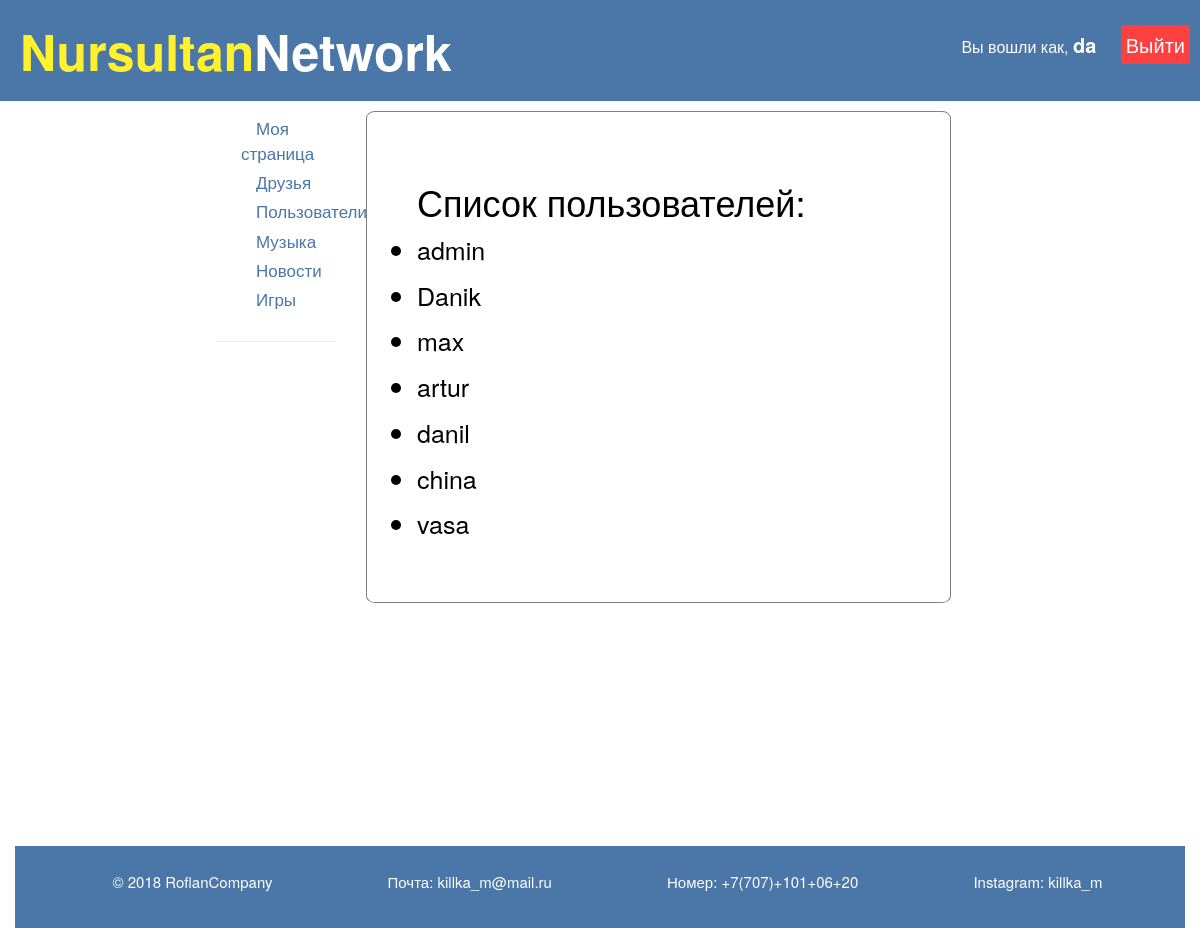
/users/ (signed in), run on the app's committed database.
### friends/models.py (models this page shows)
class Profile(models.Model):
    user = models.OneToOneField(settings.AUTH_USER_MODEL, on_delete=models.CASCADE)
    slug = models.SlugField()
    friends = models.ManyToManyField("Profile", blank=True)
    def __str__(self):
        return str(self.user.username)
    def get_absolute_url(self):
    	return "/users/{}".format(self.slug)

### friends/views.py (the view)
# urls.py: path('', views.users_list, name='list'),
def users_list(request):
	users = Profile.objects.exclude(user=request.user)
	context = {
		'users': users
	}
	return render(request, "friends/user_list.html", context)

### friends/templates/friends/user_list.html (shortened to what this page needs)
{% extends '../mysocial/base.html' %}
{% block content %}
<div class="users_container border">
<h1>Список пользователей:</h1>
<ul>
	{% for user_p in users %}
        {% if not user_p in friends %}
		<li style="font-size: 25px;">
			<a href="{{ user_p.get_absolute_url }}">{{ user_p }}</a>
		</li>
</ul>
<ul>
        {% else %}
        <li>
            <p>hshshshsh</p>
            <a href="{{ user_p.get_absolute_url }}">{{ friends }}</a>
        </li>
</ul>
        {% endif %}
{% endfor %}
</div>
{% endblock %}

### mysocial/templates/mysocial/base.html (shortened to what this page needs)
<html>
    <head>
        <link rel="stylesheet" href="//maxcdn.bootstrapcdn.com/bootstrap/3.2.0/css/bootstrap.min.css">
        <link rel="stylesheet" href="//maxcdn.bootstrapcdn.com/bootstrap/3.2.0/css/bootstrap-theme.min.css">
        {% load static %}
        <link rel="stylesheet" href="{% static 'mysocial/css/soc.css' %}">
    </head>
    <body>
    <header>
        <div class="header">
        <div class="header__section">
            <div class="header__item headerlogo">
                <a style="text-decoration: none" href="/"><span style="color:#fff12d;">Nursultan</span>Network</a>
            </div>
				<div class="headerButton">
                    {% if user.is_authenticated %}
                    <div class="headerButton">
                        <p class="are_logged">Вы вошли как, <span class="are_logged_right">{{ user.get_username }}</span>
                    <a class='logo' href="/logout">Выйти</a>
                    {% else %}
                    <a class='logi' href="/login">Войти</a>
                    <a class='regon' href="/register">Регистрация</a>
                    {% endif %}
				</div>
		</div>
            </div>
    </header>
    <div class="container">
    <div class="art">
        <ul class="ssilki">
            <li><a href="/profile">Моя страница</a></li>
            <li><a href="/users/admin">Друзья</a></li>
			<li><a href="/users">Пользователи</a></li>
            <li><a href="/musicc">Музыка</a></li>
            <li><a href="/feed">Новости</a></li>
            <li><a href="/games">Игры</a></li>
        </ul>
		<hr>
    </div>
        <div class="content">
            {% block content %}
            {% endblock %}
        </div>
    <footer>
        <div class="footerp">
            <p>&copy; 2018 RoflanCompany</p>
            <p>Почта: killka_m@mail.ru</p>
            <p>Номер: +7(707)+101+06+20</p>
            <p>Instagram: killka_m</p>
        </div>
    </footer>
    </div>
</body>
</html>

### mysocial/static/mysocial/css/soc.css (style rules this page uses)
body { background-color: white; }
.art { display:flex; flex-flow: column ; width:10%; color:white; position: absolute; left:0; margin-left: 18%; margin-top: -20px; }
.art a { color: blue; margin-left: 15px; }
.content { display:flex; flex-flow: column ; width:50%; position: relative; margin-left: 30%; margin-top: -10px; color:#4a76a8; }
.content a { color: #4a76a8; }
.ssilki { margin-top:30px; margin-left: 25px; height:100%; }
.ssilki a { color:#4a76a8; text-decoration:none; }
.ssilki li { margin-top:5px; font-size: 17px; list-style-type: none; }
.container { width: 100%; height:100%; }
.header { width:100%; padding:10px; color: white; background-color: #4a76a8; }
.header__section { display:flex; align-items:center; background-color: #4a76a8; justify-content:space-between; }
.header__item { padding:5px; font-size:20px; margin-left:5px; }
.header__item a { color:white; }
.headerlogo { font-size:50px; font-weight: bold; color: Indigo; }
* { margin: 0; padding: 0; }
.content { min-height: calc(100vh - 80px); }
footer { margin-top: 35px; background-color: #4a76a8; font-size: 15px; width:100%; padding: 25px; }
.footerp { display:flex; flex-flow: row wrap; margin-left: 15px; color:white; justify-content:space-around; }
.headerButton a { text-decoration: none; color:white; font-size: 20px; margin-left: 20px; }
.logo { background-color: #FF4040; padding: 5px; border-radius: 5%; }
.friend_container h2, ul { color:black; }
.users_container { margin-top: 20px; color:black; padding: 50px; height: 100%; }
.users_container a { color:black; }
.are_logged { font-size: 16px; }
.are_logged_right { font-weight: bold; font-size: 20px; }
.border { border-style: solid; border-width: thin; border-color:gray; border-radius: 1.5%; }

### data on the page
Profile: user.username "admin"
Profile: user.username "Danik"
Profile: user.username "max"
Profile: user.username "artur"
Profile: user.username "danil"
Profile: user.username "china"
Profile: user.username "vasa"

### other printed values
{{ user.get_username }} "da"
